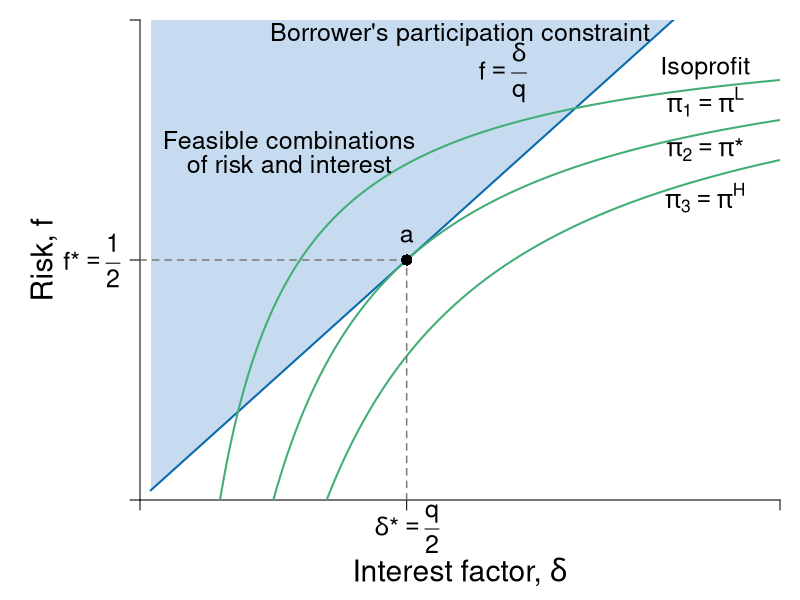

Write R code to recreate this figure.
#Graph Designer: Simon Halliday, Scott Cohn
#Authors: Bowles, Foley and Halliday
#Title: Coordination, Conflict and Competition: A Text in Microeconomics

library(shape)
pdf(file = "credit/contractual_risk.pdf", width = 8, height = 6)

#Set parameters for graphics
axislabelsize <- 1.8
labelsize <- 1.5
namesize <- 1.8
annotatesize <- 1.5
graphlinewidth <- 2
segmentlinewidth <- 1.5

COL <- c("#7fc97f", "#beaed4", "#fdc086", "#ffff99", "#386cb0", "#f0027f", "#bf5b17", "#666666")
COLA <- c("#e0f3db", "#99d8c9","#66c2a4","#41ae76", "#238b45", "#005824")
COLB <- c("#c6dbef", "#4eb3d3", "#2b8cbe", "#0868ac","#084081")
COLC <- c("#fcfbfd", "#efedf5", "#dadaeb", "#bcbddc", "#9e9ac8", "#807dba", "#6a51a3", "#54278f", "#3f007d")
grays <- gray.colors(25, start = 1, end = 0)

#Edited the margins to cater for the larger LHS labels
par(mar =  c(5, 7, 1, 1))

PCFn <- function(delta, q = 0.5) {
  delta/q
}

isoreturnFn <- function(delta, pi=0.125) {
  1 - (pi)/delta
}

xlims <- c(0, 0.6)
ylims <- c(0, 1)

npts <- 501 
x <- seq(xlims[1], xlims[2], length.out = npts)
y <- seq(ylims[1], ylims[2], length.out = npts) 
a <- c(2, 4, 6)

plot(0, 0, xlim = xlims, ylim = ylims, type = "n",
     xlab = expression(paste("")),
     ylab = expression(paste("")), 
     xaxt = "n", 
     yaxt = "n", 
     cex.lab = axislabelsize, 
     bty = "n", 
     xaxs = "i", 
     yaxs = "i"
)


ticksy <- c(ylims[1], isoreturnFn(delta= 0.25), ylims[2])
ylabels <- c(NA, expression(paste(f,"*", phantom()==frac(1,2))), NA)
ticksx <- c(xlims[1], 0.25, xlims[2])
xlabels <- c(NA, NA, NA)
text(0.25, -0.06, expression(paste(delta,"*", phantom()==frac(q, 2))), xpd = TRUE, cex = labelsize) 


axis(1, at = ticksx, pos = 0, labels = xlabels, cex.axis = labelsize)
axis(2, at = ticksy, pos = 0, labels = ylabels, las = 1, cex.axis = labelsize)

npts <- 500 
xx1 <- seq(0.01, xlims[2], length.out = npts)
xx2 <- seq(0, xlims[2], length.out = npts)
xx3 <- seq(1.5, 2.5, length.out = npts)
xx4 <- seq(3, 5, length.out = npts)
xx5 <- seq(7, 9, length.out = npts)



#Draw the polygon for feasibility
xpoly1 <- c(0.01, xx1, 0.01, 0.01)
ypoly1 <- c(0.01, PCFn(xx1), ylims[2], 0.01)
polygon(x = xpoly1, y = ypoly1, col = COLB[1], density = NULL, border = NA)


#Draw the graphs
lines(xx1, PCFn(xx1), col = COLB[4], lwd = graphlinewidth)
lines(xx1, isoreturnFn(xx1), col = COLA[4], lwd = graphlinewidth)
lines(xx1, isoreturnFn(xx1, pi = 0.075), col = COLA[4], lwd = graphlinewidth)
lines(xx1, isoreturnFn(xx1, pi = 0.175), col = COLA[4], lwd = graphlinewidth)


#Label the feasible frontier
text(0.14, 0.75, expression("Feasible combinations"), cex = labelsize)
text(0.14, 0.7, expression("of risk and interest"), cex = labelsize)
# text(3.2, 0.5, expression("(production possibilities frontier)"), cex = labelsize)
# Arrows(4.35, 0.95, 8.1, 0.95, col = "black", lty = 1, lwd = 2, arr.type = "triangle", arr.lwd = 0.5)

#Axis labels
#mtext(expression(paste("Interest factor, ", delta)), side = 1, line = 2.5, cex = axislabelsize)
text(-0.09, 0.5*(ylims[2]), expression(paste("Risk, ", f)), xpd = TRUE, cex = axislabelsize, srt = 90) 
text(0.5*(xlims[2]), -0.15, expression(paste("Interest factor, ", delta)), xpd = TRUE, cex = axislabelsize) 



#Label participation constraint
text(0.3, 0.97, expression(paste("Borrower's participation constraint")), cex = labelsize)
text(0.34, 0.89, expression(paste(f == frac(delta, q))), cex = labelsize)

#Label Iso-profit
text(0.53, 0.9, expression(paste("Isoprofit")), cex = labelsize)
text(0.53, 0.83, expression(paste(pi[1] == pi^L)), cex = labelsize)
text(0.53, 0.73, expression(paste(pi[2] == pi,"*")), cex = labelsize)
text(0.53, 0.63, expression(paste(pi[3] == pi^H)), cex = labelsize)

segments(0, isoreturnFn(0.25), 0.25, isoreturnFn(0.25), lty = 2, col = grays[20] , lwd = segmentlinewidth)
segments(0.25, 0, 0.25, isoreturnFn(0.25), lty = 2, col = grays[20] , lwd = segmentlinewidth)
text(0.25, isoreturnFn(0.25) + 0.05, expression(paste(a)), cex = labelsize)
points(0.25, isoreturnFn(0.25), pch = 16, col = "black", cex = 1.5)



dev.off()
